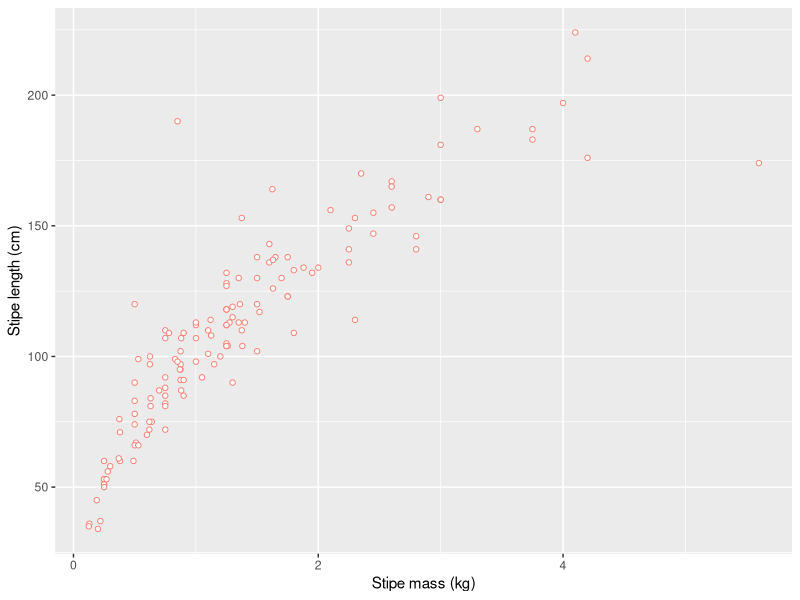

Source code (R):
## ---- chunk 1
knitr::opts_chunk$set(
  comment = "R>", 
  warning = FALSE, 
  message = FALSE
)
## ---- chunk 2
library(tidyverse)
## ---- chunk 3
laminaria <- read_csv("../../../../static/data/laminaria.csv")
## ---- chunk 4
head(laminaria)
## ---- chunk 5
head(laminaria, n = 3)
tail(laminaria, n = 2)
## ---- chunk 6
glimpse(laminaria)
## ---- chunk 7
names(laminaria)
## ---- chunk 8
library(skimr)
skim(iris) # using built-in `iris` data
## ---- chunk 9
ggplot(data = laminaria, aes(x = stipe_mass, y = stipe_length)) +
  geom_point(shape = 21, colour = "salmon", fill = "white") +
  labs(x = "Stipe mass (kg)", y = "Stipe length (cm)")
## ---- chunk 10
installed.packages()[names(sessionInfo()$otherPkgs), "Version"]
